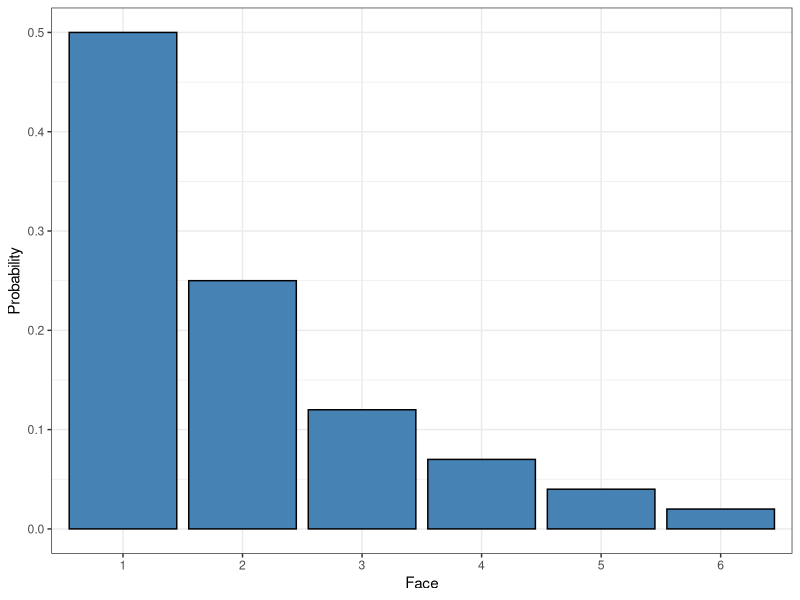
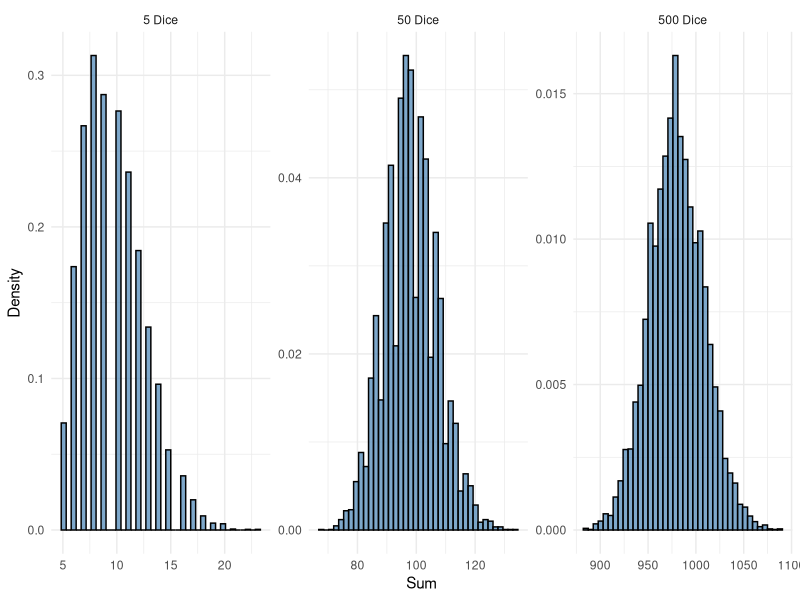
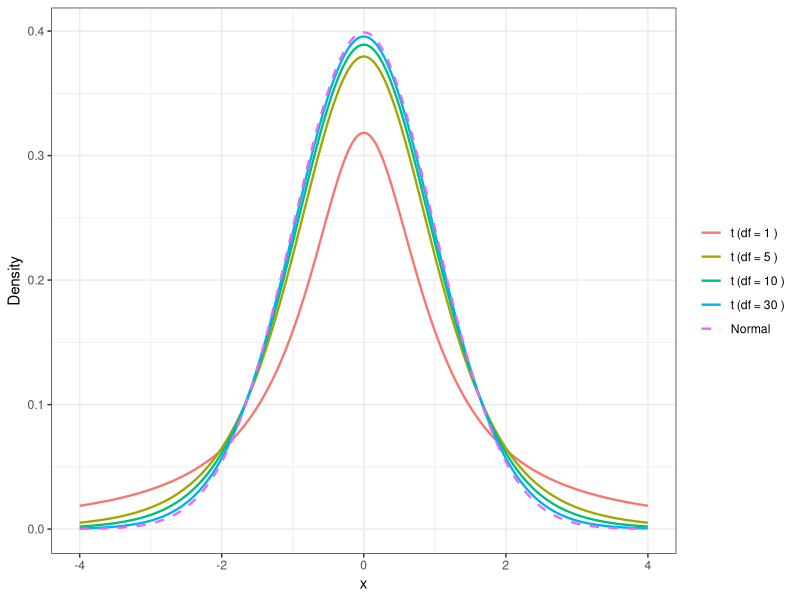

Here is the R script that generated these plots, in order:
## ---- chunk 1
#| echo: false

default_chunk_hook  <- knitr::knit_hooks$get("chunk")

latex_font_size <- c("Huge", "huge", "LARGE", "Large", 
                     "large", "normalsize", "small", 
                     "footnotesize", "scriptsize", "tiny")

knitr::knit_hooks$set(chunk = function(x, options) {
  x <- default_chunk_hook(x, options)
  if(options$size %in% latex_font_size) {
    paste0("\n \\", options$size, "\n\n", 
      x, 
      "\n\n \\normalsize"
    )
  } else {
    x
  }
})
## ---- chunk 2
#| label: load-packages
#| include: false
library(tidyverse)
library(patchwork)
library(ggplot2)
## ---- chunk 3
population = sample(1:1000,500,replace=TRUE)
sample.means = rep(NA,times=10)
for (i in 1:10) {
  smpl = sample(population,50)
  sample.means[i] = mean(smpl)
}

(mean(population))
(sample.means)
## ---- chunk 4
#| echo: false
#| label: fig-weighted-die
#| fig-cap: PMF of weighted die
#| fig-width: 3
#| fig-height: 2
faces = 1:6
probs = c(0.50, 0.25, 0.12, 0.07, 0.04, 0.02)

die_df = data.frame(face = faces, probability = probs)

ggplot(die_df, aes(x = factor(face), y = probability)) +
  geom_col(fill = "steelblue", color = "black") +
  labs(x = "Face", y = "Probability") +
  theme_bw()
## ---- chunk 5
#| echo: false
#| label: fig-clt-dice-sum
#| fig-cap: Distribution of dice sums for 10,20 and 30 dice
n_sims = 10000
dice_counts = c(5, 50, 500)

sim_data = map_dfr(dice_counts, function(n) {
  sums = replicate(n_sims, sum(sample(faces, n, replace = TRUE, prob = probs)))
  data.frame(n_dice = paste(n, "Dice"), total = sums)
}) |>
  mutate(n_dice = factor(n_dice, levels = paste(dice_counts, "Dice")))

ggplot(sim_data, aes(x = total)) +
  geom_histogram(aes(y = after_stat(density)), bins = 40,
                 fill = "steelblue", color = "black", alpha = 0.7) +
  facet_wrap(~n_dice, scales = "free") +
  labs(x = "Sum", y = "Density") +
  theme_minimal()
## ---- chunk 6
#| label: fig-t-vs-normal
#| fig-cap: t-distribution approaching normal as degrees of freedom increase
#| echo: false
#| fig-width: 4.67
#| fig-height: 3.33
x = seq(-4, 4, length.out = 500)
dfs = c(1, 5, 10, 30)

t_data = map_dfr(dfs, function(df) {
  data.frame(x = x, density = dt(x, df = df), label = paste("t (df =", df, ")"))
})

norm_data = data.frame(x = x, density = dnorm(x), label = "Normal")

plot_data = bind_rows(t_data, norm_data) |>
  mutate(label = factor(label, levels = c(paste("t (df =", dfs, ")"), "Normal")))

ggplot(plot_data, aes(x = x, y = density, color = label, linetype = label)) +
  geom_line(linewidth = 0.8) +
  scale_linetype_manual(values = c(rep("solid", length(dfs)), "dashed")) +
  labs(x = "x", y = "Density", color = NULL, linetype = NULL) +
  theme_bw()
